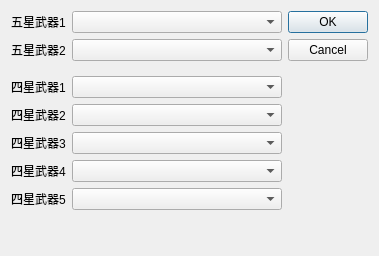
<?xml version="1.0" encoding="UTF-8"?>
<ui version="4.0">
 <class>Dialog</class>
 <widget class="QDialog" name="Dialog">
  <property name="geometry">
   <rect>
    <x>0</x>
    <y>0</y>
    <width>379</width>
    <height>256</height>
   </rect>
  </property>
  <property name="windowTitle">
   <string>选择卡池UP的物品</string>
  </property>
  <layout class="QHBoxLayout" name="horizontalLayout_2">
   <item>
    <layout class="QHBoxLayout" name="horizontalLayout">
     <item>
      <layout class="QFormLayout" name="formLayout">
       <item row="0" column="0">
        <widget class="QLabel" name="label51">
         <property name="text">
          <string>五星武器1</string>
         </property>
        </widget>
       </item>
       <item row="0" column="1">
        <widget class="QComboBox" name="box51"/>
       </item>
       <item row="2" column="0">
        <widget class="Line" name="line">
         <property name="orientation">
          <enum>Qt::Horizontal</enum>
         </property>
        </widget>
       </item>
       <item row="3" column="0">
        <widget class="QLabel" name="label41">
         <property name="text">
          <string>四星武器1</string>
         </property>
        </widget>
       </item>
       <item row="3" column="1">
        <widget class="QComboBox" name="box41"/>
       </item>
       <item row="4" column="0">
        <widget class="QLabel" name="label42">
         <property name="text">
          <string>四星武器2</string>
         </property>
        </widget>
       </item>
       <item row="4" column="1">
        <widget class="QComboBox" name="box42"/>
       </item>
       <item row="5" column="0">
        <widget class="QLabel" name="label43">
         <property name="text">
          <string>四星武器3</string>
         </property>
        </widget>
       </item>
       <item row="5" column="1">
        <widget class="QComboBox" name="box43"/>
       </item>
       <item row="1" column="0">
        <widget class="QLabel" name="label52">
         <property name="text">
          <string>五星武器2</string>
         </property>
        </widget>
       </item>
       <item row="1" column="1">
        <widget class="QComboBox" name="box52"/>
       </item>
       <item row="6" column="0">
        <widget class="QLabel" name="label44">
         <property name="text">
          <string>四星武器4</string>
         </property>
        </widget>
       </item>
       <item row="6" column="1">
        <widget class="QComboBox" name="box44"/>
       </item>
       <item row="7" column="1">
        <widget class="QComboBox" name="box45"/>
       </item>
       <item row="7" column="0">
        <widget class="QLabel" name="label45">
         <property name="text">
          <string>四星武器5</string>
         </property>
        </widget>
       </item>
      </layout>
     </item>
     <item>
      <widget class="QDialogButtonBox" name="buttonBox">
       <property name="orientation">
        <enum>Qt::Vertical</enum>
       </property>
       <property name="standardButtons">
        <set>QDialogButtonBox::Cancel|QDialogButtonBox::Ok</set>
       </property>
      </widget>
     </item>
    </layout>
   </item>
  </layout>
 </widget>
 <tabstops>
  <tabstop>box51</tabstop>
  <tabstop>box52</tabstop>
  <tabstop>box41</tabstop>
  <tabstop>box42</tabstop>
  <tabstop>box43</tabstop>
  <tabstop>box44</tabstop>
  <tabstop>box45</tabstop>
 </tabstops>
 <resources/>
 <connections>
  <connection>
   <sender>buttonBox</sender>
   <signal>rejected()</signal>
   <receiver>Dialog</receiver>
   <slot>reject()</slot>
   <hints>
    <hint type="sourcelabel">
     <x>391</x>
     <y>139</y>
    </hint>
    <hint type="destinationlabel">
     <x>201</x>
     <y>75</y>
    </hint>
   </hints>
  </connection>
 </connections>
</ui>
